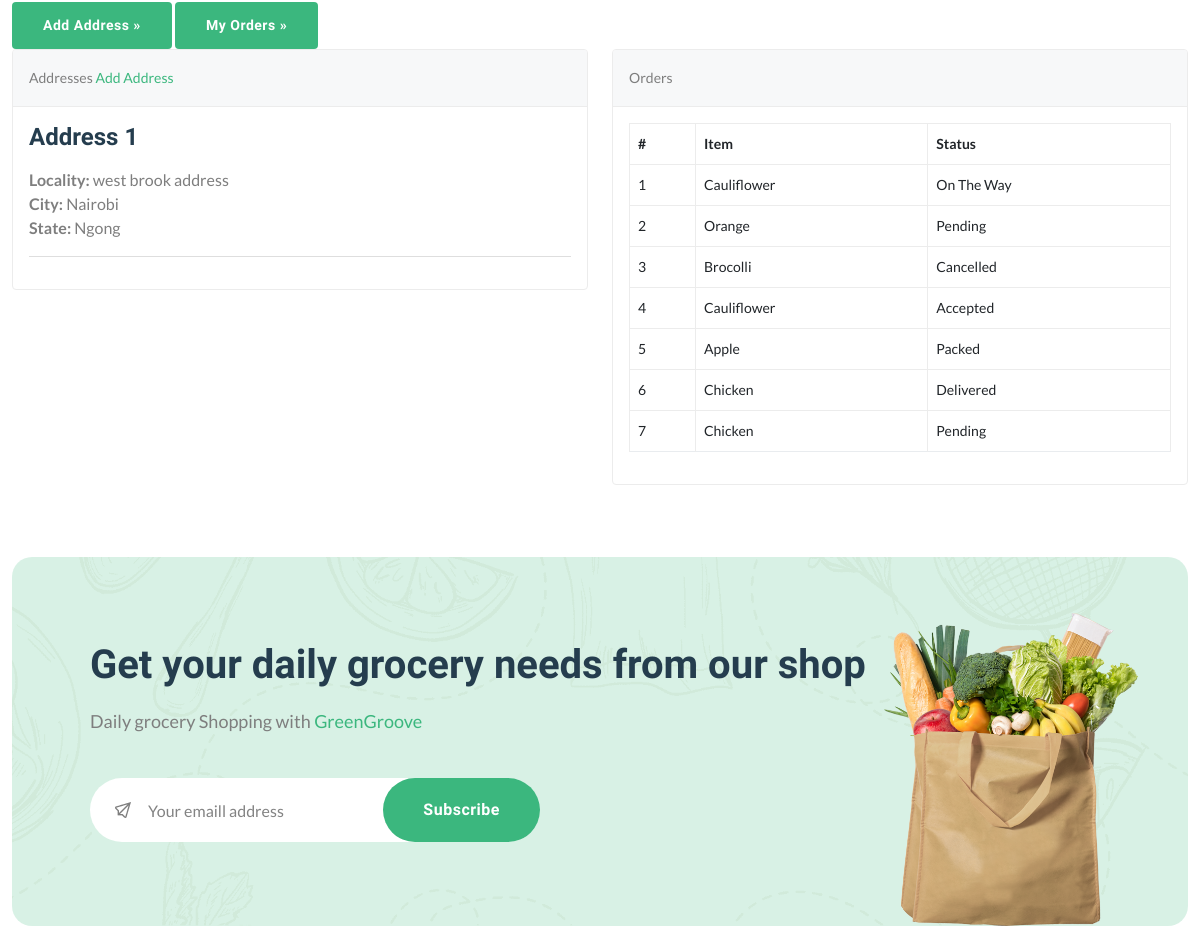
The app's page /accounts/profile/ (signed in, middle part), older data.
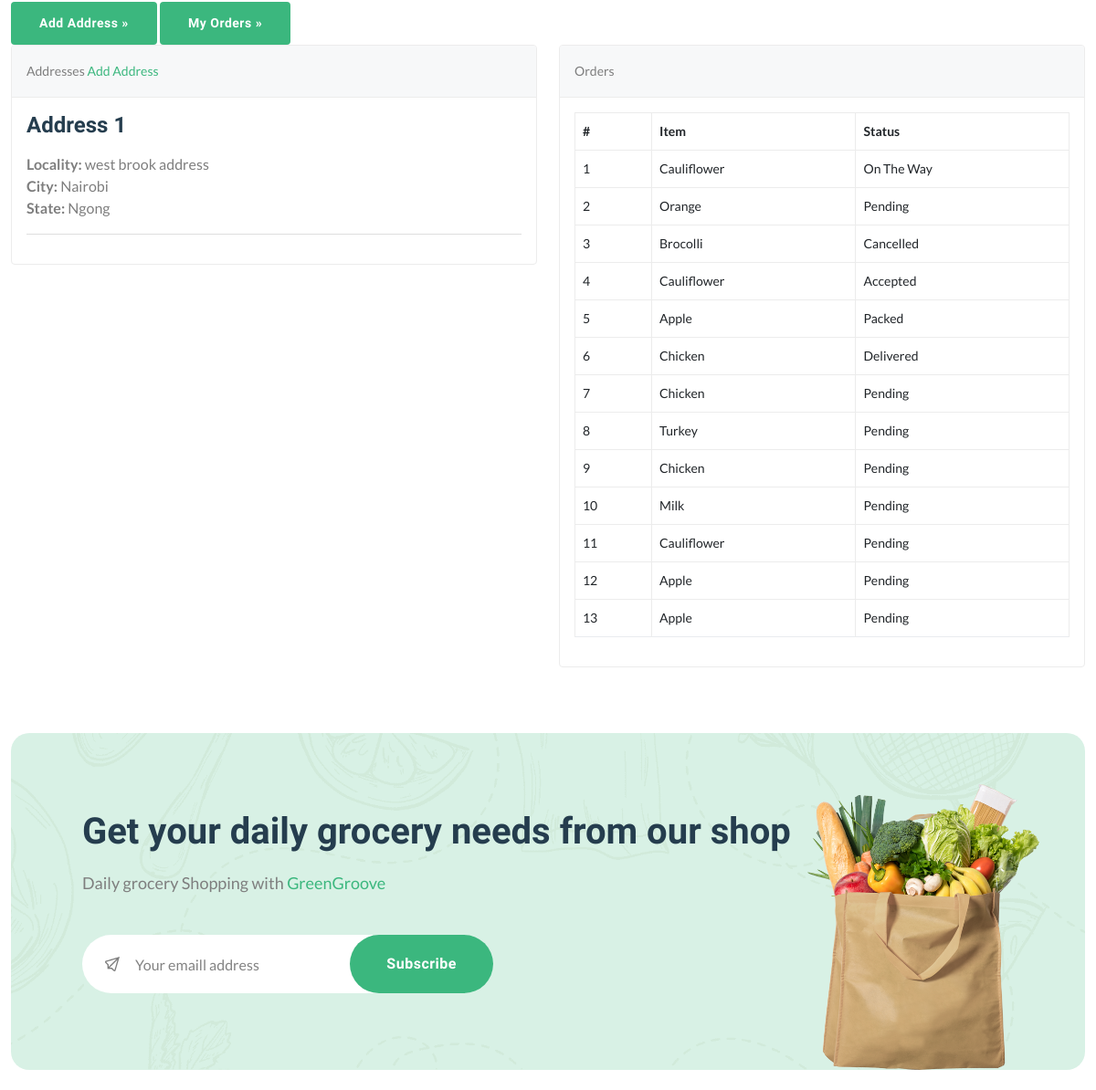
The same page, newer data.
### store/models.py (models this page shows, shortened)
class Address(models.Model):
    user = models.ForeignKey(User, verbose_name="User", on_delete=models.CASCADE)
    locality = models.CharField(max_length=150, verbose_name="Nearest Location")
    city = models.CharField(max_length=150, verbose_name="City")
    state = models.CharField(max_length=150, verbose_name="State")

class Order(models.Model):
    user = models.ForeignKey(User, verbose_name="User", on_delete=models.CASCADE)
    address = models.ForeignKey(Address, verbose_name="Shipping Address", on_delete=models.CASCADE, null=True)
    product = models.ForeignKey(Product, verbose_name="Product", on_delete=models.CASCADE)
    quantity = models.PositiveIntegerField(verbose_name="Quantity")
    ordered_date = models.DateTimeField(auto_now_add=True, verbose_name="Ordered Date")
    status = models.CharField(
        choices=STATUS_CHOICES,
        max_length=50,
        default="Pending"
        )

class Product(models.Model):
    title = models.CharField(max_length=150, verbose_name="Product Title")
    slug = models.SlugField(max_length=160, verbose_name="Product Slug")
    sku = models.CharField(max_length=255, unique=True, verbose_name="Unique Product ID (SKU)")
    short_description = models.TextField(verbose_name="Short Description")
    detail_description = models.TextField(blank=True, null=True, verbose_name="Detail Description")
    product_image = models.ImageField(upload_to='product', blank=True, null=True, verbose_name="Product Image")
    price = models.DecimalField(max_digits=8, decimal_places=2)
    category = models.ForeignKey(Category, verbose_name="Product Categoy", on_delete=models.CASCADE)
    is_active = models.BooleanField(verbose_name="Is Active?")
    is_featured = models.BooleanField(verbose_name="Is Featured?")
    created_at = models.DateTimeField(auto_now_add=True, verbose_name="Created Date")
    updated_at = models.DateTimeField(auto_now=True, verbose_name="Updated Date")
    class Meta:
        verbose_name_plural = 'Products'
        ordering = ('-created_at', )

### store/views.py (the view)
# urls.py: path('accounts/profile/', views.profile, name="profile"),
@login_required
def profile(request):
    addresses = Address.objects.filter(user=request.user)
    orders = Order.objects.filter(user=request.user)
    return render(request, 'account/profile.html', {'addresses':addresses, 'orders':orders})

### store/context_preprocessors.py (called while the page is built)
def store_menu(request):
    categories = Category.objects.filter(is_active=True)
    context = {
        'categories_menu': categories,
    }
    return context

def cart_menu(request):
    if request.user.is_authenticated:
        cart_items= Cart.objects.filter(user=request.user)
        context = {
            'cart_items': cart_items,
        }
    else:
        context = {}
    return context

### templates/account/profile.html (shortened to what this page needs)
{% extends 'base.html' %}
{% load static %}
    {% block content %}
      <div class="container py-5">
        <div class="jumbotron">
          <p><a class="btn btn-primary btn-large" href="{% url 'store:add-address' %}">Add Address »</a> <a class="btn btn-outline-primary btn-large" href="#">My Orders »</a></p>
        </div>
        <div class="row">
          <div class="col-lg-6">
            <div class="card mb-4" id="headings">
              <div class="card-header">Addresses <span class="float-right"><a href="{% url 'store:add-address' %}">Add Address</a></span></div>
              <div class="card-body">
                {% if addresses %}
                    {% for address in addresses %}
                        <h4 class="mb-3">Address {{forloop.counter}}</h4>
                        <p>
                            <strong>Locality: </strong>{{address.locality}} <br>
                            <strong>City: </strong>{{address.city}} <br>
                            <strong>State: </strong>{{address.state}} <br>
                        </p>
                        <hr>
                    {% endfor %}
                {% else %}
                <div class="text-danger">
                  Address not Added.
                </div>
                {% endif %}
              </div>
            </div>
          </div>
          <div class="col-lg-6">
            <div class="card mb-4" id="tables">
              <div class="card-header">Orders</div>
              <div class="card-body">
                <table class="table table-hover">
                  <thead>
                    <tr>
                      <th>#</th>
                      <th>Item</th>
                      <th>Status</th>
                    </tr>
                  </thead>
                  <tbody>
                    {% if orders %}
                      {% for order in orders %}
                        <tr>
                          <td>{{forloop.counter}}</td>
                          <td>{{order.product.title}}</td>
                          <td>
                            {{order.status}}
                          </td>
                        </tr>
                      {% endfor %}
                    {% else %}
                    <tr>
                      <td class="text-danger" colspan="3">You've not Ordered anything yet.</td>
                    </tr>
                    {% endif %}
                  </tbody>
                </table>
              </div>
            </div>
          </div>
        </div>
      </div>
{% endblock content %}

Row changes from the older to the newer data that the page shows:
added Order: product "Turkey", status "Pending"
added Order: product "Chicken", status "Pending"
added Order: product "Milk", status "Pending"
added Order: product "Cauliflower", status "Pending"
added Order: product "Apple", status "Pending"
added Order: product "Apple", status "Pending"
